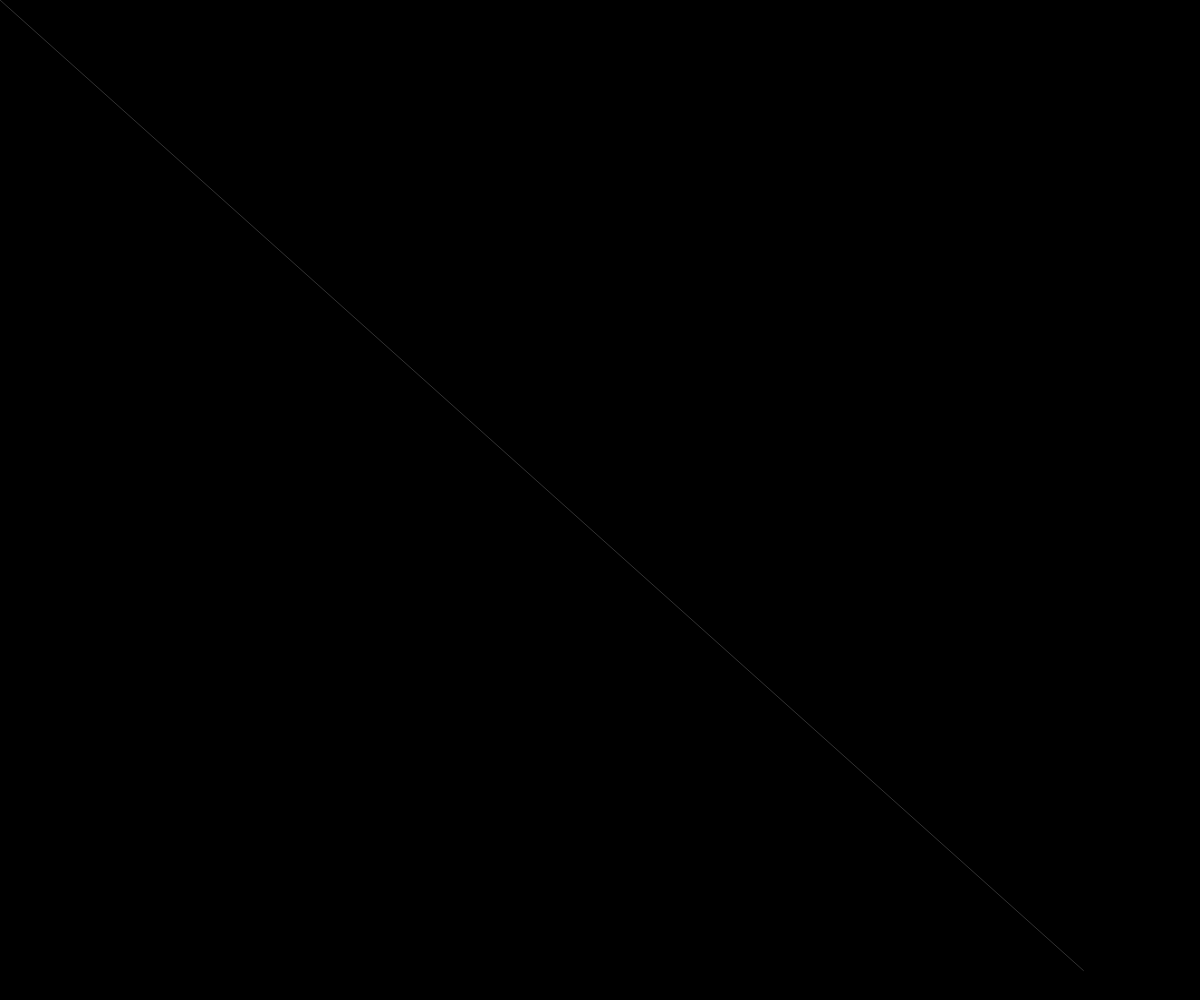
Frame 1 (no input)
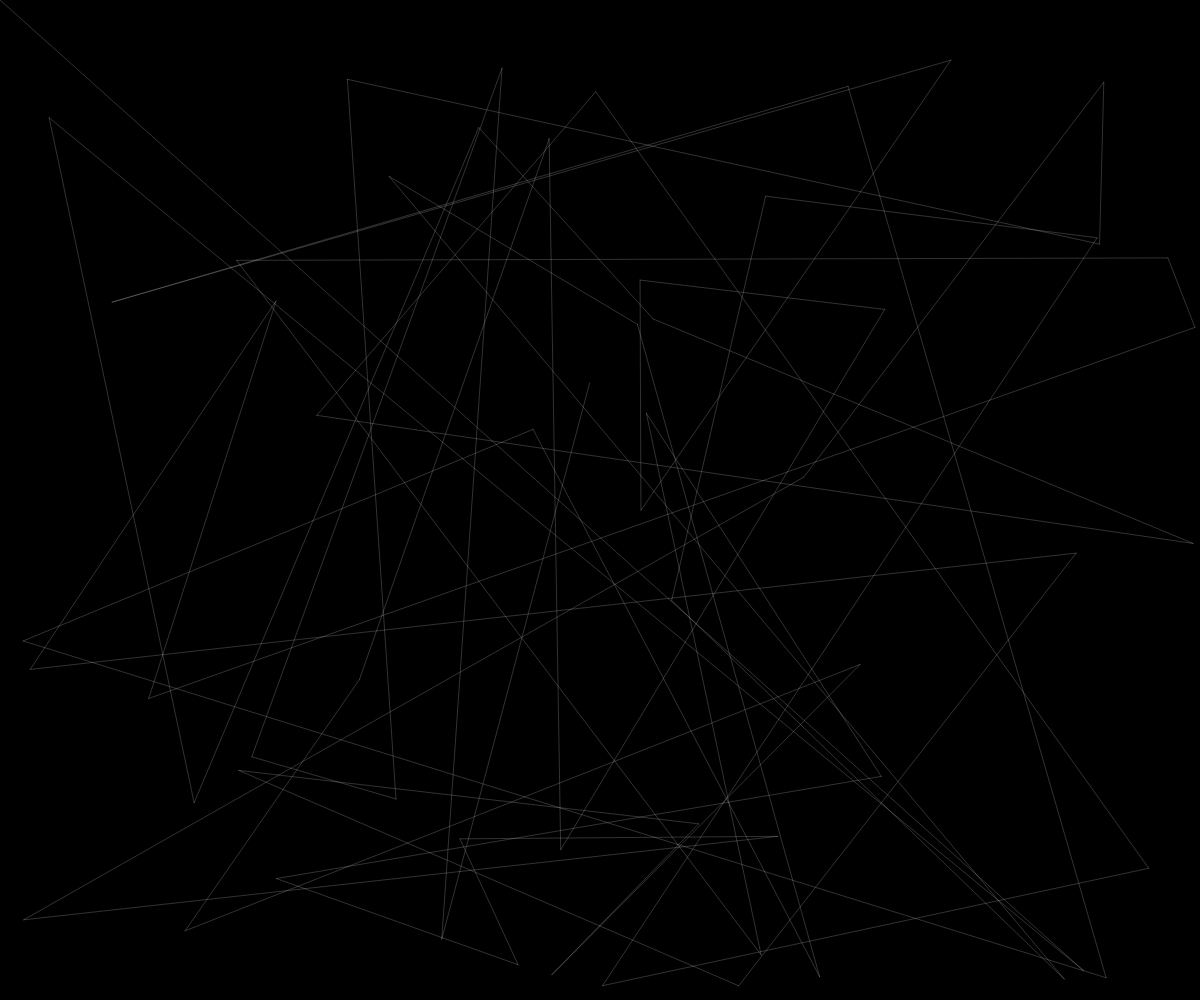
Frame 60 (no input)
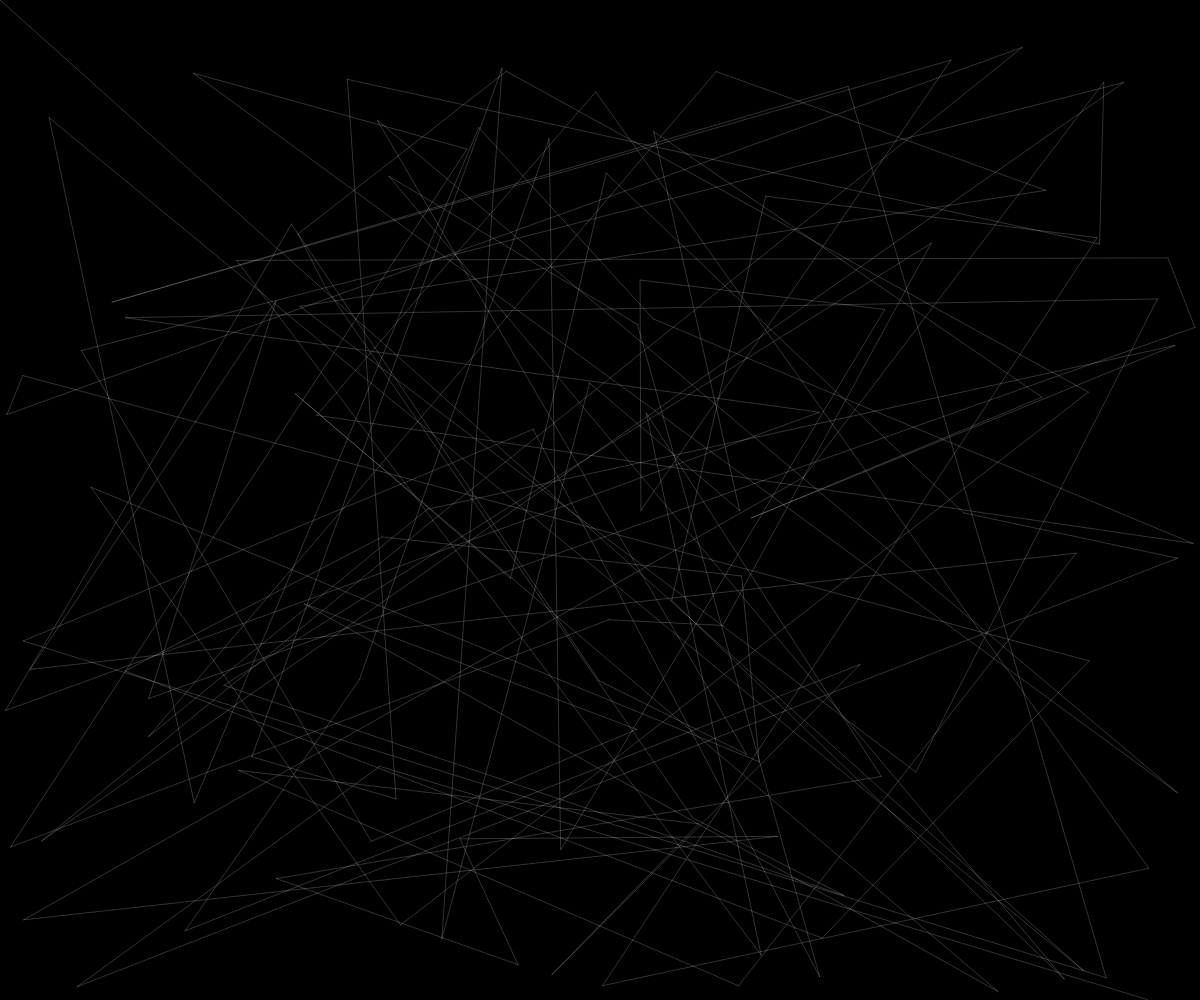
Frame 120 (the mouse pressed at the canvas centre since frame 60)

The p5.js sketch that drew these frames (run headless with seeded random() and noise() and a simulated clock; from frame 60 on, the mouse is pressed at the canvas centre):

// p5.js sketch
// ── sketch.js
function setup() {
  createCanvas(window.innerWidth, window.innerHeight);
  background(0);
  strokeWeight(5)
  stroke('white')
  angleMode(DEGREES);
  // frameRate(10)
  noFill()
}
let x1 = 0;
let y1 = 0;
let x2;
let y2;
const xDivider = 200;
const yDivider = 200;
let xCounter1 = 0;
let yCounter1 = 0;
let xCounter2 = xDivider;
let yCounter2 = 0;
let killCounter = 0;
let frames = 50000;

const radius1 = 200;
const radius2 = 200;
const radius3 = 100;
const radius4 = 70;
const radius5 = 30;
let angle1 = 0;
let angle2 = 0;
let angle3 = 0;
let angle4 = 0;
let angle5 = 0;
const adder1 = 0.5;
const adder2 = -1;
const adder3 = -2.33;
const adder4 = 0.5;
const adder5 = 5.2;

let x;
let y;
let nextX;
let nextY;
let prevX;
let prevY;


function draw() {
  // background(0, 12);
  // fancyLines()
  randomLines();
  // orbitalLines()
}

function randomLines() {
  strokeWeight(0.2)
  x2 = Math.random()*width
  y2 = Math.random()*height;

  line(x1, y1, x2, y2)
  console.log(x1)
  x1 = x2
  y1 = y2

}

function fancyLines() {
  strokeWeight(0.1)
  if (yCounter1 == 0 && xCounter1 < xDivider) {
    xCounter1 += xDivider/(xDivider);
  } else if (yCounter1 < yDivider && xCounter1 == xDivider) {
    yCounter1 += yDivider/(yDivider);
  } else if (yCounter1 == yDivider && xCounter1 <= xDivider && xCounter1 > 0) {
    xCounter1 -= xDivider/(xDivider);
  } else if (yCounter1 <= yDivider && xCounter1 == 0) {
    yCounter1 -= yDivider/(yDivider);
  }

  if (yCounter2 == 0 && xCounter2 < xDivider) {
    xCounter2 += xDivider/(xDivider-10);
  } else if (yCounter2 < yDivider && xCounter2 == xDivider) {
    yCounter2 += yDivider/(yDivider);
  } else if (yCounter2 == yDivider && xCounter2 <= xDivider && xCounter2 > 0) {
    xCounter2 -= xDivider/(xDivider);
  } else if (yCounter2 <= yDivider && xCounter2 == 0) {
    yCounter2 -= yDivider/(yDivider);
  }

  x1 = (width/xDivider)*xCounter1;
  y1 = (height/yDivider)*yCounter1;
  x2 = (width/xDivider)*xCounter2;
  y2 = (height/yDivider)*yCounter2;

  if (xCounter2 >= xDivider) {
    xCounter2 = xDivider;
  } else if (xCounter2 <= 0) {
    xCounter2 = 0;
  }
  if (yCounter2 >= yDivider) {
    yCounter2 = yDivider;
  } else if (yCounter2 <= 0) {
    yCounter2 = 0;
  }
  
  if (xCounter1 >= xDivider) {
    xCounter1 = xDivider;
  } else if (xCounter1 <= 0) {
    xCounter1 = 0;
  }
  if (yCounter1 >= yDivider) {
    yCounter1 = yDivider;
  } else if (yCounter1 <= 0) {
    yCounter1 = 0;
  }


  // console.log("x = "+Math.floor(xCounter2))
  // console.log("y = "+yCounter2)

  line(x1, y1, x2, y2);

  if (onclick) {
    frameRate(0);
    console.log("kill")
  }
  killCounter++
}

function orbitalLines() {
let looper = 8
  for (let i = 0; i < looper; i++) {
    const divider = 360/looper;
      drawStartOrbitalLines(-angle1+i*divider, radius1, -adder1, 'red')
      drawOrbitalLines(angle2+i*divider+looper, radius2, adder2, 'white')
      drawOrbitalLines(-angle3+i*divider, radius3, -adder3, 'lightgreen')
      drawOrbitalLines(angle4+i*divider+looper, radius4, adder4, 'yellow')
      drawOrbitalLines(-angle5+i*divider, radius5, -adder5, 'magenta')

      drawStartOrbitalLines(angle1+i*divider, radius1/3, adder1, 'red')
      drawOrbitalLines(angle2+i*divider+looper, radius2, adder2, 'white')
      drawOrbitalLines(-angle3+i*divider, radius3, -adder3, 'lightgreen')
      drawOrbitalLines(angle4+i*divider+looper, radius4, adder4, 'yellow')
      drawOrbitalLines(-angle5+i*divider, radius5, -adder5, 'magenta')
  }

    // point(x, y);
  angle1 = (angle1+adder1)%360;
  angle2 = (angle2+adder2)%360;
  angle3 = (angle3+adder3)%360;
  angle4 = (angle4+adder4)%360;
  angle5 = (angle5+adder5)%360;
}

function drawStartOrbitalLines(angle, radius, adder, s) {
  x = cos(angle-90)*radius+width/2
  nextX = cos(angle+adder-90)*radius+width/2
  y = sin(angle-90)*radius+height/2
  nextY = sin(angle+adder-90)*radius+height/2
  prevX = x;
  prevY = y;
  
  stroke(s)
  line(x, y, nextX, nextY)
}

function drawOrbitalLines(angle, radius, adder, s) {
  x = cos(angle-90)*radius+prevX;
  nextX = cos(angle+adder-90)*radius+nextX;
  y = sin(angle-90)*radius+prevY
  nextY = sin(angle+adder-90)*radius+nextY;
  prevX = x;
  prevY = y;
  
  stroke(s)
  line(x, y, nextX, nextY)
}
